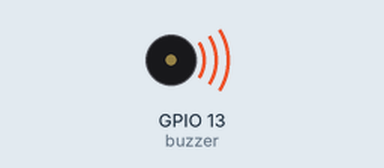
Recording of a program running on a simulated ESP32 board running MicroPython. Parts: buzzer (waves = sounding).

Above: at 0.7 s.
Timing chart, 0 to 3.7 s (numbered marks = the images above):
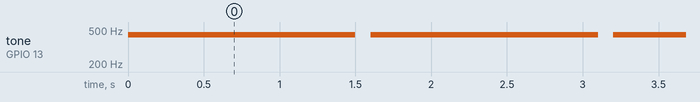

Measured:
- by itself, tone on GPIO 13 (buzzer): alternates 440 Hz for 1.5 s and silent for 0.10 s

The program:

sensores.py
```python
from machine import Pin, PWM
import time

# define pins of buzzer
BUZZER_PIN = 13

LOCKER1_SENSOR_DOOR_PIN = 12
LOCKER1_SENSOR_VACIO_PIN = 14

LOCKER2_SENSOR_DOOR_PIN = 33
LOCKER2_SENSOR_VACIO_PIN = 32

LOCKER3_SENSOR_DOOR_PIN = 35
LOCKER3_SENSOR_VACIO_PIN = 34

# initialize the pins locker 1
locker1_sensor_DOOR = Pin(LOCKER1_SENSOR_DOOR_PIN, Pin.IN)
locker1_sensor_VACIO = Pin(LOCKER1_SENSOR_VACIO_PIN, Pin.IN)
# initialize the pins locker 2
locker2_sensor_DOOR = Pin(LOCKER2_SENSOR_DOOR_PIN, Pin.IN)
locker2_sensor_VACIO = Pin(LOCKER2_SENSOR_VACIO_PIN, Pin.IN)
# initialize the pins locker 3
locker3_sensor_DOOR = Pin(LOCKER3_SENSOR_DOOR_PIN, Pin.IN)
locker3_sensor_VACIO = Pin(LOCKER3_SENSOR_VACIO_PIN, Pin.IN)

buzzer = PWM(Pin(BUZZER_PIN))

def start_buzzer():
    # Configura la frecuencia del BUZZER (por ejemplo, 440 Hz para la nota A4)
    buzzer.freq(440)
    # Configura el ciclo de trabajo para que el BUZZER suene (0-1023, donde 512 es aproximadamente el 50%)
    buzzer.duty(512)

def stop_buzzer():
    # Configura el ciclo de trabajo para que el BUZZER suene (0-1023, donde 512 es aproximadamente el 50%)
    buzzer.duty(0)

# Sensor y estado de vacío
door_sensors = [locker1_sensor_DOOR, locker2_sensor_DOOR, locker3_sensor_DOOR]
empty_sensors = [locker1_sensor_VACIO, locker2_sensor_VACIO, locker3_sensor_VACIO]

buzzer.duty(0)
while True:
    for sensor in door_sensors:
        if sensor.value() == 0: # Sensor de puerta: No detecta nada, la puerta está abierta
            start_buzzer()
            time.sleep(0.5) # Tiempo que suena el buzzer
            stop_buzzer()

    for sensor in empty_sensors:
        if sensor.value() == 1: # Sensor de vacío: Detecta algo, el locker no está vacío
            start_buzzer()
            time.sleep(0.5) # Tiempo que suena el buzzer
            stop_buzzer()

    time.sleep(0.1) # Pequeña pausa para no sobrecargar el procesador
```
